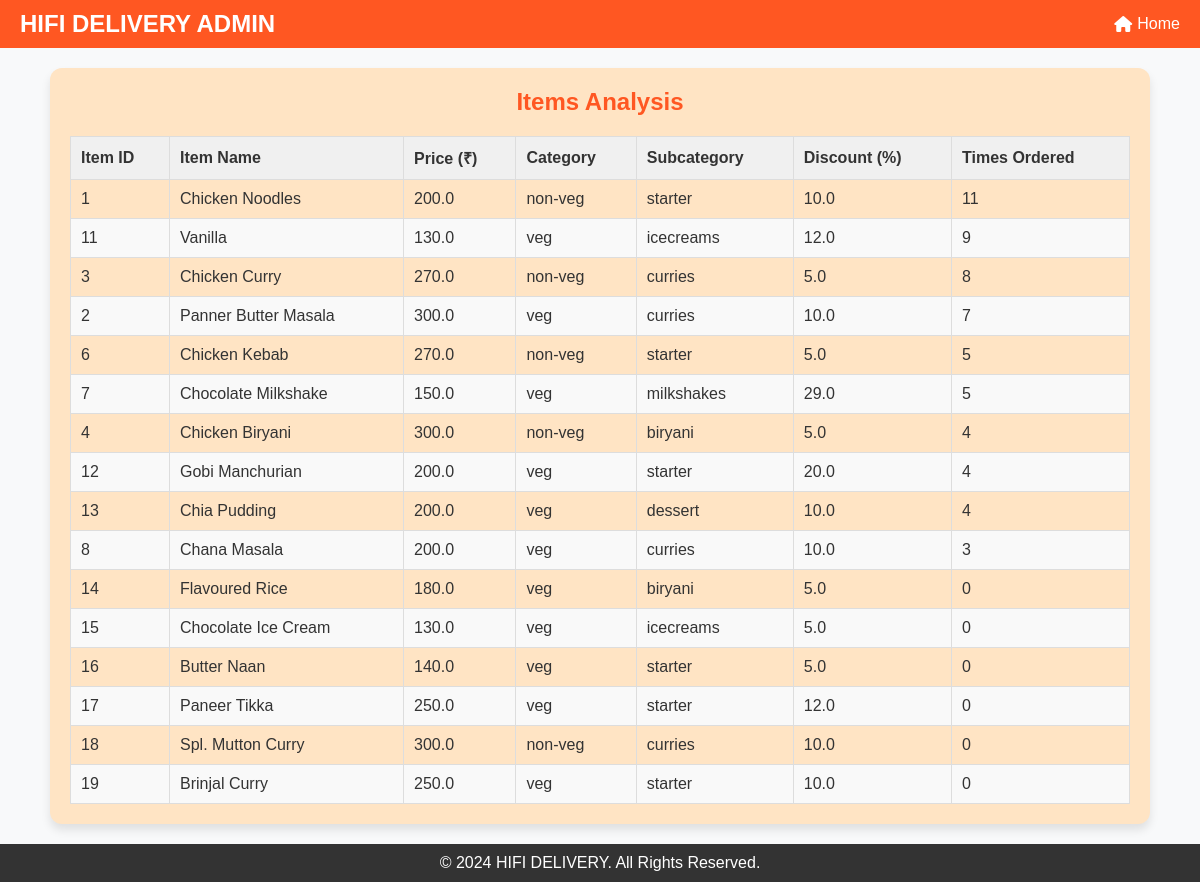
The page /items_analysis_admin on the database its author committed.
### tables this page shows
CREATE TABLE "menu_items" (
	"id"	INTEGER,
	"name"	TEXT NOT NULL,
	"description"	TEXT NOT NULL,
	"price"	REAL NOT NULL,
	"image_path"	TEXT NOT NULL,
	"category"	TEXT NOT NULL DEFAULT 'veg',
	"subcategory"	TEXT NOT NULL DEFAULT 'starter',
	"discount"	REAL NOT NULL DEFAULT 0.0,
	PRIMARY KEY("id" AUTOINCREMENT)
);

### mergedapp.py (the view)
@app.route('/items_analysis_admin')
def items_analysis_admin():
    try:
        with get_db_connection() as conn:
            cursor = conn.cursor()
            cursor.execute('''
            SELECT mi.id, mi.name, mi.price, mi.category, mi.subcategory, mi.discount,
            COUNT(o.orderId) AS times_ordered
            FROM menu_items mi
            LEFT JOIN Orders_Analysis o ON mi.name = o.productName  -- Match items with orders
            GROUP BY mi.id
            ORDER BY times_ordered DESC;
            ''')
            items = cursor.fetchall()
    except sqlite3.Error as e:
        print(f"Database error: {e}")
        items = []
    return render_template('items_analysis.html', items=items)

### mergedapp.py (called while the page is built)
def get_db_connection():
    conn = sqlite3.connect(DATABASE)  # Timeout to avoid lock
    conn.row_factory = sqlite3.Row
    return conn

### templates/items_analysis.html (shortened to what this page needs)
<!DOCTYPE html>
<html lang="en">
<head>
    <link href="https://cdnjs.cloudflare.com/ajax/libs/font-awesome/6.5.0/css/all.min.css" rel="stylesheet">
</head>
<body>
    <header>
        <div class="logo">HIFI DELIVERY ADMIN</div>
        <nav>
            <ul>
                <li><a href="{{ url_for('admin')}}"><i class="fa-solid fa-house"></i> Home</a></li>
            </ul>
        </nav>
    </header>
    <div class="content">
        <div class="table-container">
            <h2>Items Analysis</h2>
            <table>
                <thead>
                    <tr>
                        <th>Item ID</th>
                        <th>Item Name</th>
                        <th>Price (₹)</th>
                        <th>Category</th>
                        <th>Subcategory</th>
                        <th>Discount (%)</th>
                        <th>Times Ordered</th>
                    </tr>
                </thead>
                <tbody>
                    {% if items %}
                        {% for item in items %}
                        <tr>
                            <td>{{ item[0] }}</td>
                            <td>{{ item[1] }}</td>
                            <td>{{ item[2] }}</td>
                            <td>{{ item[3] }}</td>
                            <td>{{ item[4] }}</td>
                            <td>{{ item[5] }}</td>
                            <td>{{ item[6] }}</td>
                        </tr>
                        {% endfor %}
                    {% else %}
                        <tr>
                            <td colspan="7">No items available.</td>
                        </tr>
                    {% endif %}
                </tbody>
            </table>
        </div>
    </div>
    <footer>
        <p>&copy; 2024 HIFI DELIVERY. All Rights Reserved.</p>
    </footer>
</body>
</html>

### templates/items_analysis.html (style rules this page uses)
* { margin: 0; padding: 0; box-sizing: border-box; font-family: Arial, sans-serif; }
body { background-color: #f8f9fa; color: #333; display: flex; flex-direction: column; min-height: 100vh; }
header { background: #ff5722; color: white; padding: 10px 20px; display: flex; justify-content: space-between; align-items: center; }
header .logo { font-size: 1.5rem; font-weight: bold; }
header nav ul { list-style: none; display: flex; gap: 15px; }
header nav ul li a { color: white; text-decoration: none; display: flex; align-items: center; }
header nav ul li a i { margin-right: 5px; }
.content { padding: 20px; flex-grow: 1; display: flex; justify-content: center; align-items: center; }
.table-container { background-color: #ffe4c4; padding: 20px; border-radius: 12px; box-shadow: 0 6px 10px rgba(0, 0, 0, 0.1); max-width: 1100px; width: 100%; }
h2 { color: #ff5722; margin-bottom: 15px; text-align: center; }
table { width: 100%; border-collapse: collapse; margin-top: 20px; }
table th, table td { padding: 10px; border: 1px solid #ddd; text-align: left; }
table th { background: #f0f0f0; }
table tr:nth-child(even) { background: #f9f9f9; }
footer { background: #333; color: white; text-align: center; padding: 10px; }
footer p { margin: 0; }

### rows shown on the page
menu_items: id "1", name "Chicken Noodles", price "200.0", category "non-veg", subcategory "starter", discount "10.0", item "11"
menu_items: id "11", name "Vanilla", price "130.0", category "veg", subcategory "icecreams", discount "12.0", item "9"
menu_items: id "3", name "Chicken Curry", price "270.0", category "non-veg", subcategory "curries", discount "5.0", item "8"
menu_items: id "2", name "Panner Butter Masala", price "300.0", category "veg", subcategory "curries", discount "10.0", item "7"
menu_items: id "6", name "Chicken Kebab", price "270.0", category "non-veg", subcategory "starter", discount "5.0", item "5"
menu_items: id "7", name "Chocolate Milkshake", price "150.0", category "veg", subcategory "milkshakes", discount "29.0", item "5"
menu_items: id "4", name "Chicken Biryani", price "300.0", category "non-veg", subcategory "biryani", discount "5.0"
menu_items: id "12", name "Gobi Manchurian", price "200.0", category "veg", subcategory "starter", discount "20.0", item "4"
menu_items: id "13", name "Chia Pudding", price "200.0", category "veg", subcategory "dessert", discount "10.0", item "4"
menu_items: id "8", name "Chana Masala", price "200.0", category "veg", subcategory "curries", discount "10.0", item "3"
menu_items: id "14", name "Flavoured Rice", price "180.0", category "veg", subcategory "biryani", discount "5.0", item "0"
menu_items: id "15", name "Chocolate Ice Cream", price "130.0", category "veg", subcategory "icecreams", discount "5.0", item "0"
menu_items: id "16", name "Butter Naan", price "140.0", category "veg", subcategory "starter", discount "5.0", item "0"
menu_items: id "17", name "Paneer Tikka", price "250.0", category "veg", subcategory "starter", discount "12.0", item "0"
menu_items: id "18", name "Spl. Mutton Curry", price "300.0", category "non-veg", subcategory "curries", discount "10.0", item "0"
menu_items: id "19", name "Brinjal Curry", price "250.0", category "veg", subcategory "starter", discount "10.0", item "0"
